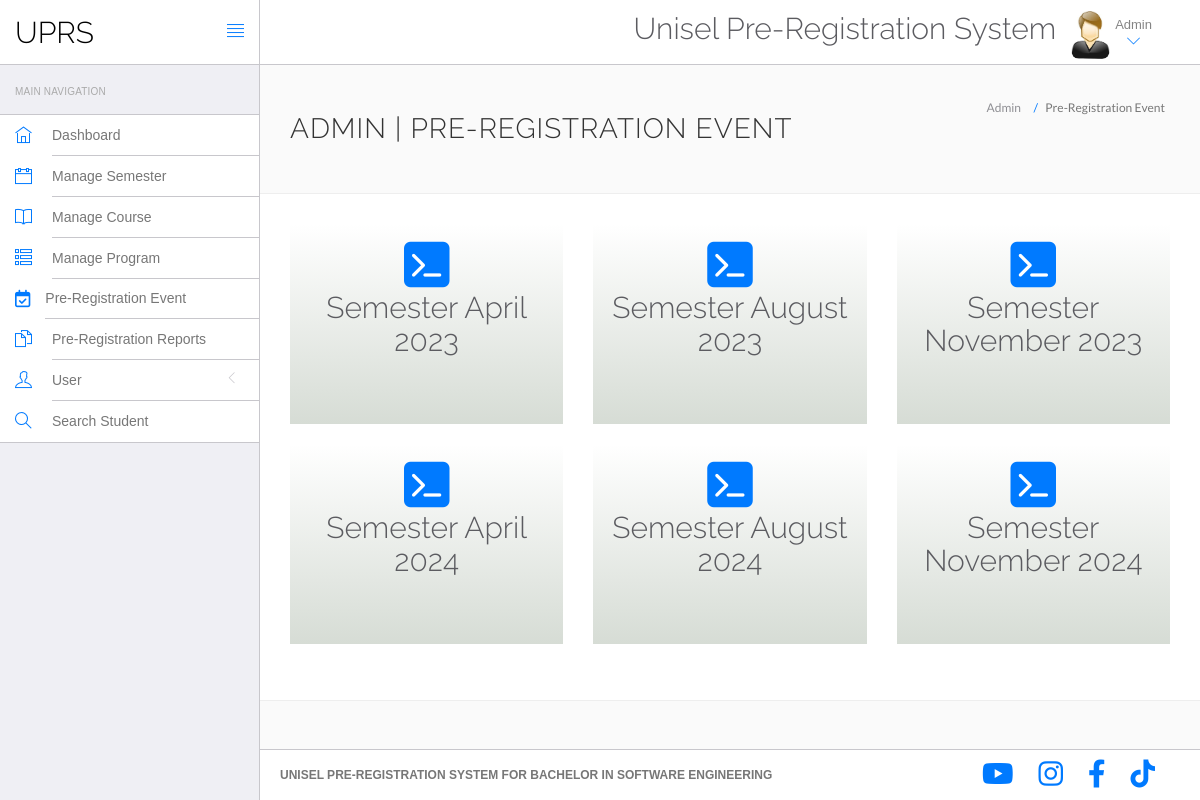
The app's page /admin/report.php (signed in) with its own data.
### tables this page shows
CREATE TABLE `semester` (
  `sid` int(11) NOT NULL,
  `SemesterCode` int(10) NOT NULL,
  `semesterName` varchar(30) NOT NULL,
  `CreationDate` datetime NOT NULL DEFAULT current_timestamp(),
  `status` int(1) NOT NULL,
  `startDate` datetime DEFAULT NULL,
  `endDate` datetime DEFAULT NULL
);

### src/admin/report.php (the view, shortened to what this page needs)
<?php
include('include/config.php');
if (strlen(($_SESSION['id'] == 0))) {
    header('location:logout.php');
} else {
?>
    <!DOCTYPE html>
    <html lang="en">
    <head>
        <link rel="stylesheet" href="vendor/bootstrap/css/bootstrap.min.css">
        <link rel="stylesheet" href="vendor/fontawesome/css/font-awesome.min.css">
        <link rel="stylesheet" href="vendor/themify-icons/themify-icons.min.css">
        <link href="vendor/animate.css/animate.min.css" rel="stylesheet" media="screen">
        <link href="vendor/perfect-scrollbar/perfect-scrollbar.min.css" rel="stylesheet" media="screen">
        <link href="vendor/switchery/switchery.min.css" rel="stylesheet" media="screen">
        <link href="vendor/bootstrap-touchspin/jquery.bootstrap-touchspin.min.css" rel="stylesheet" media="screen">
        <link href="vendor/select2/select2.min.css" rel="stylesheet" media="screen">
        <link href="vendor/bootstrap-datepicker/bootstrap-datepicker3.standalone.min.css" rel="stylesheet" media="screen">
        <link href="vendor/bootstrap-timepicker/bootstrap-timepicker.min.css" rel="stylesheet" media="screen">
        <link rel="stylesheet" href="assets/css/styles.css">
        <link rel="stylesheet" href="assets/css/plugins.css">
        <link rel="stylesheet" href="assets/css/themes/theme-1.css" id="skin_color" />
        <link href="vendor/bootstrap-timepicker/bootstrap-timepicker.min.css" rel="stylesheet" media="screen">
        <link rel="stylesheet" href="https://cdnjs.cloudflare.com/ajax/libs/jquery-timepicker/1.3.5/jquery.timepicker.min.css">
    </head>
    <body>
        <div id="app">
            <?php include('include/sidebar.php'); ?>
            <div class="app-content">
                <?php include('include/header.php'); ?>
                <div class="main-content">
                    <div class="wrap-content container" id="container">
                        <section id="page-title">
                            <div class="row">
                                <div class="col-sm-8">
                                    <h1 class="mainTitle">Admin | Pre-Registration Event</h1>
                                </div>
                                <ol class="breadcrumb">
                                    <li>
                                        <span>Admin</span>
                                    </li>
                                    <li class="active">
                                        <span>Pre-Registration Event</span>
                                    </li>
                                </ol>
                            </div>
                        </section>
                        <div class="container-fluid container-fullw bg-white">
                            <div class="row">
                                <div class="container">
                                    <?php
                                    $sql = "SELECT `sid`, `SemesterCode`, `semesterName`, `status` FROM `semester`";
                                    $result = mysqli_query($con, $sql);
                                    if (!$result) {
                                        echo "Error: " . mysqli_error($con);
                                    } else {
                                        $count = 0;
                                        while ($row = mysqli_fetch_assoc($result)) {
                                            if ($count % 3 == 0) {
                                                echo '<div class="row">';
                                            }
                                    ?>
                                            <div class="col-sm-4">
                                                <a href="getProgram.php?sid=<?php echo $row['sid']; ?>">
                                                <div class=" panel panel-white no-radius text-center" style="background: linear-gradient(to top, rgb(160 174 157 / 43%), rgba(0, 0, 0, 0));">
                                                    <div class="panel-body" style="height: 200px;">
                                                        <span class="fa-stack fa-2x">
                                                            <i class="fa fa-square fa-stack-2x text-primary"></i>
                                                            <i class="fa fa-terminal fa-stack-1x fa-inverse"></i>
                                                        </span>
                                                        <h2 class="StepTitle"><?php echo htmlentities($row['semesterName']); ?></h2>
                                                    </div>
                                            </div>
                                            </a>
                                </div>
                        <?php
                                            $count++;
                                            if ($count % 3 == 0) {
                                                echo '</div>';
                                            }
                                        }
                                    }
                        ?>
                            </div>
                        </div>
                    </div>
                </div>
            </div>
        </div>
        <?php include('include/footer.php'); ?>
        </div>
    </body>
    </html>
<?php } ?>

### src/admin/assets/css/themes/theme-1.css (style rules this page uses)
body { background: #FAFAFA; }

### src/admin/include/footer.php (style rules this page uses)
body { font-size: 12px; }

### records on screen
semester: semesterName "Semester April 2023"
semester: semesterName "Semester August 2023"
semester: semesterName "Semester November 2023"
semester: semesterName "Semester April 2024"
semester: semesterName "Semester August 2024"
semester: semesterName "Semester November 2024"
